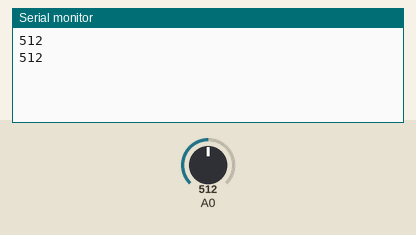
This sketch was run on a simulated Arduino Uno, built with avr-gcc and run on an emulated ATmega328P. On the bench: the last lines printed to the serial monitor. Inputs (shaded band) come from the test bench; at power-on: A0 = 512.

Above: at 10.8 s.
10.9 s: A0 set to 716
At 20.7 s:
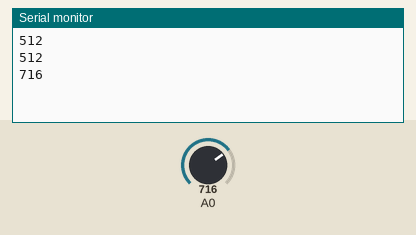
20.9 s: A0 set to 900
At 31.3 s:
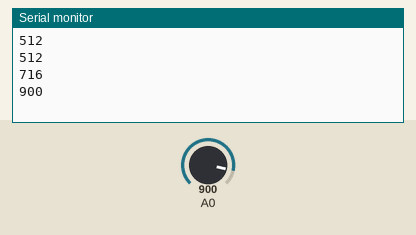
Timing chart, 0 to 32.8 s (numbered marks = the images above; inputs shaded):
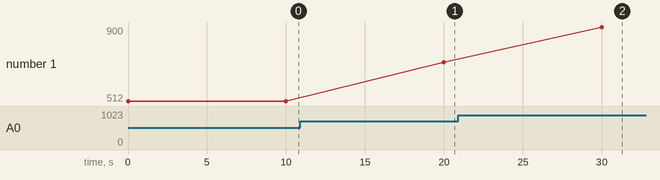

The sketch:

soilMostureSensor_Sketch.ino
```cpp
//const int AirValue = 785;
//const int WaterValue = 410;
//int intervals = (AirValue - WaterValue)/3;
//int soilMoistureValue = 0;
//void setup() {
//  Serial.begin(115200);
//
//}
//
//void loop() {
//  Serial.println("Reading");
//  soilMoistureValue = analogRead(A0);
//  if(soilMoistureValue > WaterValue && soilMoistureValue < (WaterValue + intervals))
//  {
//    Serial.println("Very Wet");
//  }
//  else if(soilMoistureValue > (WaterValue + intervals) && soilMoistureValue < (AirValue - intervals))
//  {
//    Serial.println("Wet");
//  }
//  else if(soilMoistureValue < AirValue && soilMoistureValue > (AirValue - intervals))
//  {
//    Serial.println("Dry");
//  }
//  delay(10000);
//}

void setup() {
  Serial.begin(115200); // open serial port, set the baud rate as 9600 bps
}
void loop() {
  int val;
  val = analogRead(0); //connect sensor to Analog 0
  Serial.println(val); //print the value to serial port
  delay(10000);
}
```

Measured:
- after the input at 10.9 s, the serial monitor: prints a new line after 9.1 s (image 1)
- after the input at 20.9 s, the serial monitor: prints a new line after 9.1 s (image 2)
- plotted number 1: 512 → 716 after the input at 10.9 s, 716 → 900 after the input at 20.9 s
